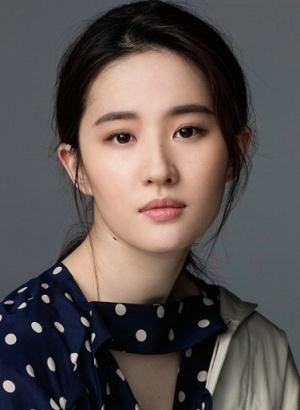
#> input picture 1.jpg, 300 x 410 px, found by its file name
$ python 'image face detection.py'
#> lines starting #> are read from the running program, lines starting #| are printed output that depends on the picture; after the words box and inside, x2 and y2 are one past the last pixel; in counts of white or black regions, pixels touching at a corner belong together
# -*- coding: utf-8 -*-
"""
Created on Thu May 16 13:31:56 2019

@author: Administrator
"""
import cv2

#import image
filepath ="C:/Users/Administrator/Desktop/Tensorflow+OpenCV/OpenCV/1.jpg"
img = cv2.imread(filepath)
#> img is the input picture: shape (410, 300, 3); mean B, G, R 80, 82.5, 90.7

#transfer img into gray level
gray = cv2.cvtColor(img,cv2.COLOR_BGR2GRAY)
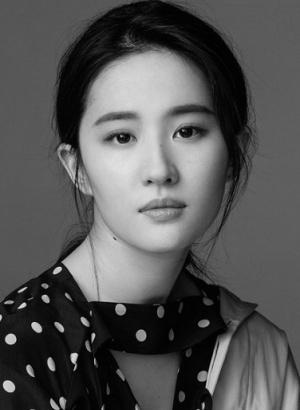
#> gray: shape (410, 300); min 0, max 231, mean 84.7

# =============================================================================
# #import face detection classifer
# paths = "D:\OpenCV\opencv\sources\data\haarcascades\haarcascade_frontalface_default.xml"
# classifier = cv2.CascadeClassifier(path)
# color = (0,123,0) #define lines' color
# =============================================================================

# =============================================================================
# #detect face
# faceRects = classifier.detectMultiScale(
#         gray, scaleFactor=1.1, minNeighbors=5, minSize=(32, 32))
#
# if len(faceRects): #greater than 0 that detects face
#     for faceRect in faceRects:  #match eigenvalue of imgs and database
#         x,y,w,h = faceRect
#         cv2.rectangle(img,(x,y),(x+h,y+w),color,2) #circle the face
# =============================================================================

class Classifiers:
    def __init__(self,path,color,thickness):
        #self.classifier = classifier
        self.path = path
        self.color = color
        self.thickness = thickness

    def detection(self):
        classifier = cv2.CascadeClassifier(self.path)
        faceRects = classifier.detectMultiScale(
         gray, scaleFactor=1.2, minNeighbors=3, minSize=(32, 32))
#> faceRects = [[60, 59, 186, 186]]
        if len(faceRects): #greater than 0 that detects face
          for faceRect in faceRects:  #match eigenvalue of imgs and database
              x,y,w,h = faceRect
              cv2.rectangle(img,(x,y),(x+h,y+w),self.color,self.thickness) #circle the face
#> this loop made 1 pass
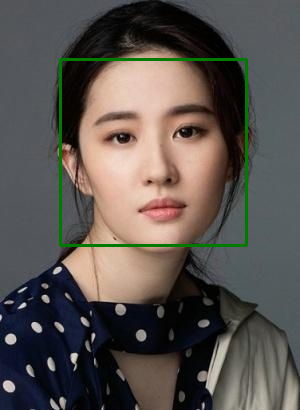
#> img: shape (410, 300, 3); 1.81% of pixels changed, all inside (x1, y1, x2, y2) = (59, 58, 248, 247)

#detect face
classifier1 = Classifiers("D:\OpenCV\opencv\sources\data\haarcascades\haarcascade_frontalface_default.xml",(0,123,0),2)
classifier1.detection()

#detect eyes
classifier2 = Classifiers("D:\OpenCV\opencv\sources\data\haarcascades\haarcascade_eye_tree_eyeglasses.xml ",(100,100,255),1)
#> (the run stopped early here; a loop or call above may not have finished)
